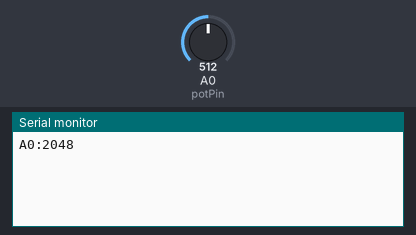
This sketch was run on a simulated Arduino Uno, built with avr-gcc and run on an emulated ATmega328P. On the bench: the last lines printed to the serial monitor. The inputs (shaded band) are chosen by the test bench; at power-on: A0 (potPin) = 512.

Above: at 1.2 s.
1.3 s: A0 (potPin) set to 716
At 2.4 s:
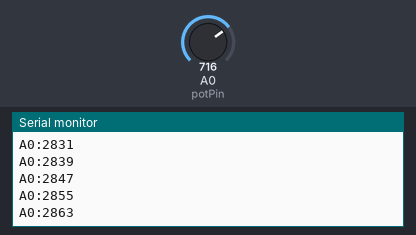
2.8 s: A0 (potPin) set to 900
At 4.1 s:
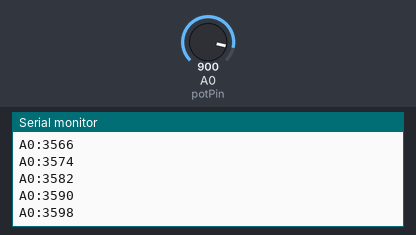
Timing chart, 0 to 5.8 s (numbered marks = the images above; inputs shaded):
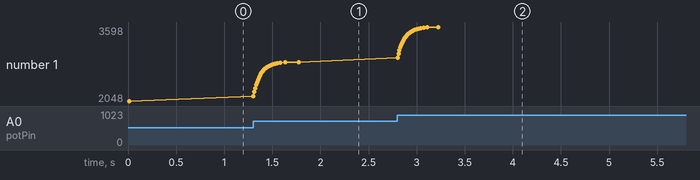

Measured:
- after the input at 1.3 s, the serial monitor: prints a new line at once (image 1)
- after the input at 2.8 s, the serial monitor: prints a new line at once (image 2)
- plotted number 1: 2048 → 2863 after the input at 1.3 s, 2863 → 3598 after the input at 2.8 s

The sketch:

arduino-oversampled.ino
```cpp
// Pino onde o potenciômetro está conectado
const byte potPin = A0;

// Acumulador do filtro com precisão extra (multiplicado por 256).
// Usamos 'long' pois o valor pode passar do limite de um 'int' comum do Arduino (32767).
long filterAccumulator = 0;

// Guarda o último valor enviado ao computador para compararmos depois
int lastSentValue = -1;

// Margem de tolerância aumentada para 8.
// Como vamos aumentar a resolução para 12 bits (0 a 4095), a escala ficou 4 vezes maior.
// Uma variação de 2 na escala antiga equivale a 8 na nova escala.
const int threshold = 8;

// Variáveis para controlar o tempo sem usar delay()
unsigned long tempoAnterior = 0;
const unsigned long intervaloLeitura = 10;

void setup() {

  Serial.begin(115200);

  // A estabilidade inicial que você mencionou:
  // Fazemos a primeira leitura e multiplicamos por 256 para adequar à escala do acumulador.
  filterAccumulator = (long)readOversampled(potPin) * 256;

}

void loop() {

  unsigned long tempoAtual = millis();

  // Verifica se já passou o tempo de fazer uma nova leitura
  if (tempoAtual - tempoAnterior >= intervaloLeitura) {

    // Atualizamos somando o intervalo. Isso evita o acúmulo de pequenos atrasos (drift).
    tempoAnterior += intervaloLeitura;

    // Pega o valor lido com resolução aumentada (12 bits)
    int highResValue = readOversampled(potPin);

    // Transformamos a leitura atual para a escala multiplicada por 256
    long targetScaled = (long)highResValue * 256;

    // Filtro passa-baixa usando aritmética inteira com escala (Fixed-point math).
    // Isso resolve o problema de perda de precisão e travamento do valor,
    // pois a divisão agora lida com números grandes e sobra resto viável.
    filterAccumulator = filterAccumulator + ((targetScaled - filterAccumulator) / 8);

    // Desfazemos a multiplicação por 256 para obter o valor real (0 a 4095)
    int currentValue = (filterAccumulator + 128) / 256;

    // Verifica se a mudança foi grande o suficiente comparando com a tolerância
    if (abs(currentValue - lastSentValue) >= threshold) {
      Serial.print("A0:");
      Serial.println(currentValue);
      lastSentValue = currentValue;

    }
  }
}


int readOversampled(byte pin) {

  unsigned long soma = 0;

  // Faz 16 leituras rápidas e soma tudo
  for (int i = 0; i < 16; i++) {
    soma += analogRead(pin);
  }

  // Deslocar 2 bits para a direita (>> 2) é igual a dividir por 4.
  // Somar 16 leituras e dividir por 4 nos dá um verdadeiro Oversampling para 12 bits.
  // A resolução agora vai de 0 a 4095, aproveitando os dados extras capturados.
  return (soma >> 2);
}
```
